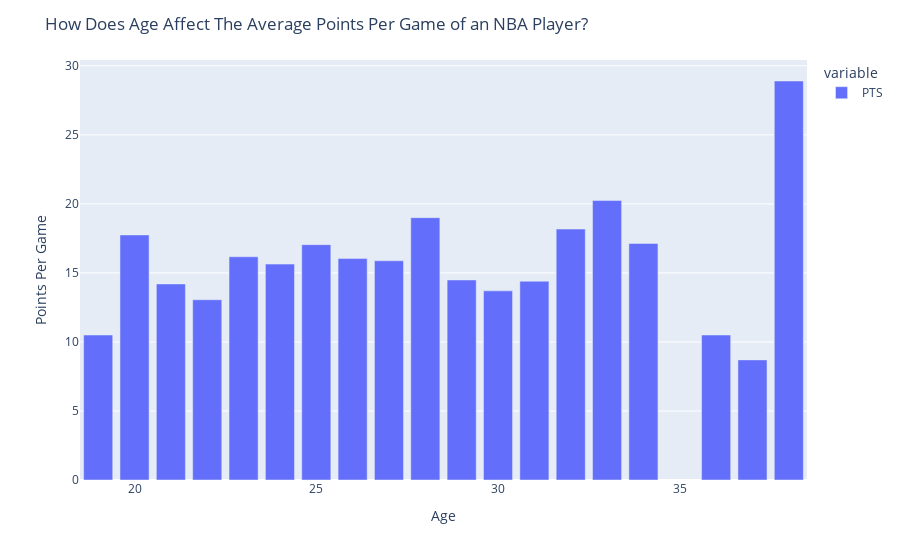

Notebook code cell kept with this figure:
### Markdown cell above
## Question 2: What impact does age have on PPG?

### Code cell
display(per)
age_avgs = per.groupby("Age")["PTS"].mean()
age_avgs
pxo.bar(age_avgs).update_layout( yaxis_title = "Points Per Game", title="How Does Age Affect The Average Points Per Game of an NBA Player?")

### Figure 1 — Plotly figure (JSON) as saved in the notebook; plotly's stock layout.template omitted (floating-point values rounded to 4 significant figures)
{"data": [{"alignmentgroup": "True", "hovertemplate": "variable=PTS<br>Age=%{x}<br>value=%{y}<extra></extra>", "legendgroup": "PTS", "marker": {"color": "#636efa", "pattern": {"shape": ""}}, "name": "PTS", "offsetgroup": "PTS", "orientation": "v", "showlegend": true, "textposition": "auto", "type": "bar", "x": [19, 20, 21, 22, 23, 24, 25, 26, 27, 28, 29, 30, 31, 32, 33, 34, 36, 37, 38], "xaxis": "x", "y": [10.5, 17.75, 14.2, 13.06, 16.17, 15.64, 17.05, 16.04, 15.88, 19, 14.49, 13.7, 14.4, 18.18, 20.24, 17.13, 10.5, 8.7, 28.9], "yaxis": "y"}], "layout": {"barmode": "relative", "legend": {"title": {"text": "variable"}, "tracegroupgap": 0}, "margin": {"t": 60}, "title": {"text": "How Does Age Affect The Average Points Per Game of an NBA Player?"}, "xaxis": {"anchor": "y", "domain": [0, 1], "title": {"text": "Age"}}, "yaxis": {"anchor": "x", "domain": [0, 1], "title": {"text": "Points Per Game"}}}}
